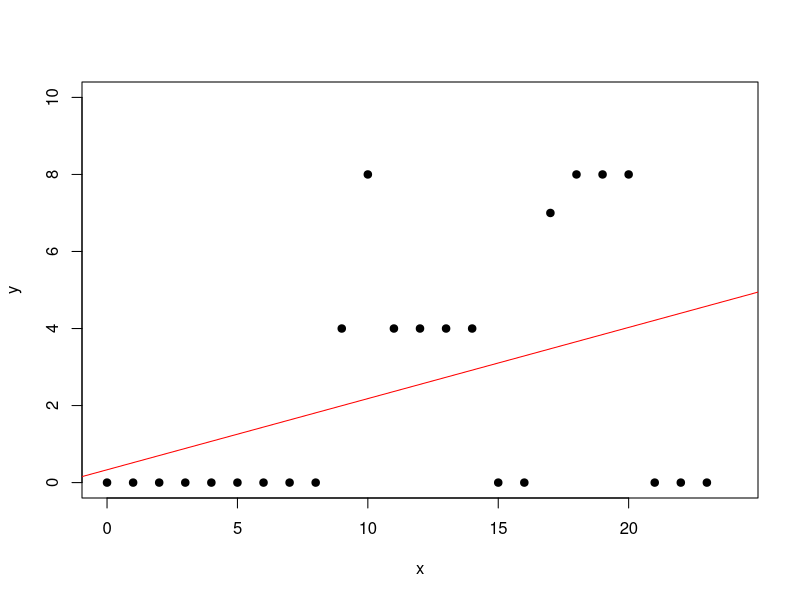

Recreate this plot in R.

#lienar model
x <- c(0, 1, 2, 3, 4, 5, 6, 7, 8, 9, 10, 11, 12, 13, 14, 15, 16, 17, 18, 19, 20, 21, 22, 23)
y <- c(0, 0, 0, 0, 0, 0, 0, 0, 0, 4, 8, 4, 4, 4, 4, 0, 0, 7, 8, 8, 8, 0, 0, 0)

plot(x, y, xlim = c(0,24), ylim = c(0, 10), pch = 19)

fm <- lm(y ~x)
lm(formula = y ~x)

abline(fm, col = "red")

